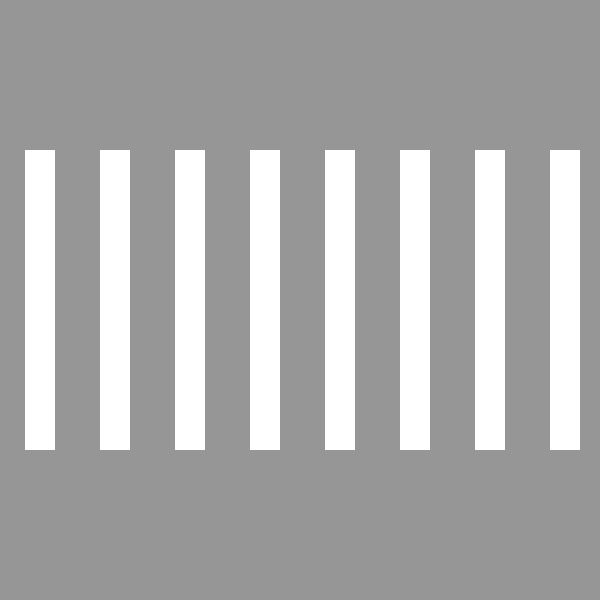
Frame 1 (no input)
Frame 60 (the mouse pressed at the canvas centre just before this capture): identical to frame 1, image omitted
Frame 120 (the mouse held since frame 60 and released just before this capture): identical to frame 1, image omitted

The Processing sketch that drew this single still picture (run headless with seeded random() and noise(); from frame 60 on, the mouse is pressed at the canvas centre):

// Processing sketch: Q12
// ── Q12.pde
void setup() {
  background(150);
  size(600, 600);
  noStroke();
}

void draw() {
  for (int i = 0; i < 10; i++) {
    int x = 75;
    rect(x*i+25, 150, 30, 300);
    x += 60;
  }
}
